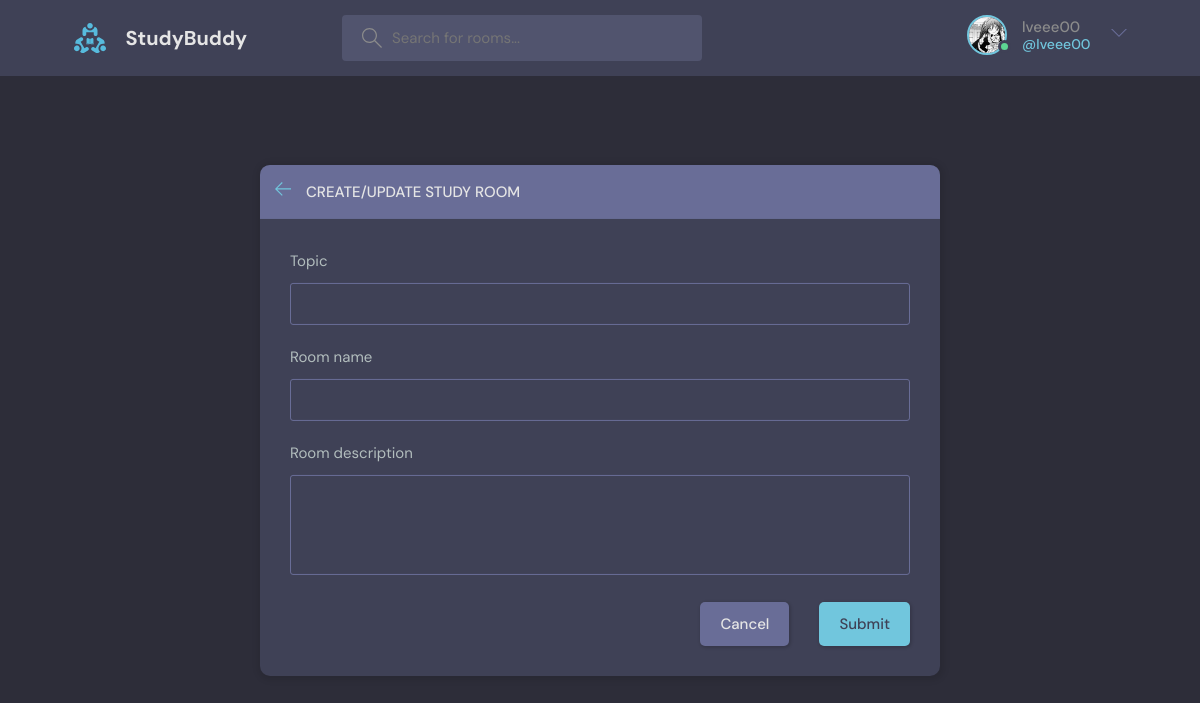
/rooms/create-room/ (signed in), run on the app's committed database.
### base/models.py (models this page shows)
class User(AbstractUser):
    name = models.CharField(max_length=200, null=True)
    email = models.EmailField(unique=True, null=True)
    bio = models.TextField(null=True, blank=True)
    avatar = models.ImageField(null=True, default='avatar.svg')
    USERNAME_FIELD = 'email'
    REQUIRED_FIELDS = []
    def __str__(self):
        return self.username

### rooms/views.py (the view)
# urls.py: path('create-room/', views.CreateRoomView.as_view(), name='create-room'),
class CreateRoomView(mixins.RoomFormMixin, LoginRequiredMixin,
                     generic.FormView):
    form_class = forms.RoomForm
    template_name = 'rooms/room_form.html'
    success_url = reverse_lazy('home')

### rooms/forms.py
class RoomForm(forms.ModelForm):
    class Meta:
        model = models.Room
        fields = '__all__'
        exclude = ['host', 'topic', 'participants']

### base/models.py (called while the page is built)
    def __str__(self):
        return self.name

### rooms/mixins.py (called while the page is built)
    def get_context_data(self, **kwargs):
        context = super().get_context_data(**kwargs)
        context['topics'] = models.Topic.objects.all()
        return context

### rooms/templates/rooms/room_form.html (shortened to what this page needs)
{% extends 'main.html' %}
{% block content %}
  <main class="create-room layout">
    <div class="container">
      <div class="layout__box">
        <div class="layout__boxHeader">
          <div class="layout__boxTitle">
            <a href="{% url 'home' %}">
              <svg version="1.1" xmlns="http://www.w3.org/2000/svg" width="32" height="32" viewBox="0 0 32 32">
                <title>arrow-left</title>
                <path
                  d="M13.723 2.286l-13.723 13.714 13.719 13.714 1.616-1.611-10.96-10.96h27.625v-2.286h-27.625l10.965-10.965-1.616-1.607z">
                </path>
              </svg>
            </a>
            <h3>Create/Update Study Room</h3>
          </div>
        </div>
        <div class="layout__body">
          <form class="form" method="POST">
            <div class="form__group">
              <label for="room_topic">Topic</label>
              <input name="topic" value="{{ room.topic }}" required list="topic-list"/>
            </div>
            <div class="form__group">
              <label for="room_name">Room name</label>
              {{ form.name }}
            </div>
            <div class="form__group">
              <label for="room_description">Room description</label>
              {{ form.description }}
            </div>
            <div class="form__action">
              <a class="btn btn--dark" href="{% url 'home' %}">Cancel</a>
              <button class="btn btn--main" type="submit">Submit</button>
            </div>
          </form>
        </div>
      </div>
    </div>
  </main>
{% endblock %}

### templates/navbar.html (shortened to what this page needs)
{% load static %}
<header class="header header--loggedIn">
    <div class="container">
      <a href="{% url 'home' %}" class="header__logo">
        <img src="{% static 'images/logo.svg' %}" />
        <h1>StudyBuddy</h1>
      </a>
      <form class="header__search" action="{% url 'home' %}">
        <label>
          <input placeholder="Search for rooms..." name="q"/>
        </label>
      </form>
      <nav class="header__menu">
        {% if request.user.is_authenticated %}
            <div class="header__user">
            <a href="{% url 'user-profile' request.user.id %}">
                <div class="avatar avatar--medium active">
                <img src="{{ request.user.avatar.url }}" />
                </div>
                <p>{{ request.user }} <span>@{{ request.user }}</span></p>
            </a>
            <button class="dropdown-button">
                <svg version="1.1" xmlns="http://www.w3.org/2000/svg" width="32" height="32" viewBox="0 0 32 32">
                <title>chevron-down</title>
                <path d="M16 21l-13-13h-3l16 16 16-16h-3l-13 13z"></path>
                </svg>
            </button>
            </div>
        {% else %}
        <a href="{% url 'login' %}">
          <img src="{% static 'images/avatar.svg' %}" />
          <p>Login</p>
        </a>
        {% endif %}
      </nav>
    </div>
</header>

### data on the page
User: user.avatar (picture), user "lveee00"
